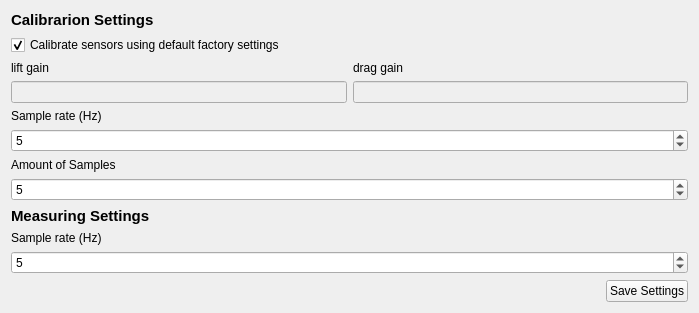
<?xml version="1.0" encoding="UTF-8"?>
<ui version="4.0">
 <class>Settings</class>
 <widget class="QWidget" name="Settings">
  <property name="geometry">
   <rect>
    <x>0</x>
    <y>0</y>
    <width>699</width>
    <height>300</height>
   </rect>
  </property>
  <property name="windowTitle">
   <string>Settings</string>
  </property>
  <layout class="QVBoxLayout" name="verticalLayout">
   <item>
    <widget class="QLabel" name="label">
     <property name="font">
      <font>
       <pointsize>11</pointsize>
       <bold>true</bold>
      </font>
     </property>
     <property name="text">
      <string>Calibrarion Settings</string>
     </property>
    </widget>
   </item>
   <item>
    <widget class="QCheckBox" name="default_calibration">
     <property name="text">
      <string>Calibrate sensors using default factory settings</string>
     </property>
     <property name="checked">
      <bool>true</bool>
     </property>
     <property name="tristate">
      <bool>false</bool>
     </property>
    </widget>
   </item>
   <item>
    <layout class="QGridLayout" name="gridLayout">
     <item row="1" column="1">
      <widget class="QLineEdit" name="setting_drag_gain">
       <property name="enabled">
        <bool>false</bool>
       </property>
      </widget>
     </item>
     <item row="0" column="1">
      <widget class="QLabel" name="label_3">
       <property name="text">
        <string>drag gain</string>
       </property>
      </widget>
     </item>
     <item row="0" column="0">
      <widget class="QLabel" name="label_2">
       <property name="text">
        <string>lift gain</string>
       </property>
      </widget>
     </item>
     <item row="1" column="0">
      <widget class="QLineEdit" name="setting_lift_gain">
       <property name="enabled">
        <bool>false</bool>
       </property>
      </widget>
     </item>
    </layout>
   </item>
   <item>
    <widget class="QLabel" name="label_4">
     <property name="text">
      <string>Sample rate (Hz)</string>
     </property>
    </widget>
   </item>
   <item>
    <widget class="QSpinBox" name="sample_rate_calibration">
     <property name="minimum">
      <number>1</number>
     </property>
     <property name="value">
      <number>5</number>
     </property>
    </widget>
   </item>
   <item>
    <widget class="QLabel" name="label_5">
     <property name="toolTip">
      <string extracomment="time it takes to calibrate sample amount of samples / sample rate"/>
     </property>
     <property name="text">
      <string>Amount of Samples</string>
     </property>
    </widget>
   </item>
   <item>
    <widget class="QSpinBox" name="amount_samples_calibration">
     <property name="toolTip">
      <string extracomment="time it takes to calibrate sample amount of samples / sample rate"/>
     </property>
     <property name="minimum">
      <number>1</number>
     </property>
     <property name="maximum">
      <number>99</number>
     </property>
     <property name="value">
      <number>5</number>
     </property>
    </widget>
   </item>
   <item>
    <widget class="QLabel" name="label_6">
     <property name="font">
      <font>
       <pointsize>11</pointsize>
       <bold>true</bold>
      </font>
     </property>
     <property name="text">
      <string>Measuring Settings</string>
     </property>
    </widget>
   </item>
   <item>
    <widget class="QLabel" name="label_7">
     <property name="text">
      <string>Sample rate (Hz)</string>
     </property>
    </widget>
   </item>
   <item>
    <widget class="QSpinBox" name="sample_rate_measure">
     <property name="minimum">
      <number>1</number>
     </property>
     <property name="value">
      <number>5</number>
     </property>
    </widget>
   </item>
   <item>
    <layout class="QHBoxLayout" name="horizontalLayout">
     <item>
      <spacer name="horizontalSpacer">
       <property name="orientation">
        <enum>Qt::Horizontal</enum>
       </property>
       <property name="sizeHint" stdset="0">
        <size>
         <width>40</width>
         <height>20</height>
        </size>
       </property>
      </spacer>
     </item>
     <item>
      <widget class="QPushButton" name="save_settings">
       <property name="text">
        <string>Save Settings</string>
       </property>
      </widget>
     </item>
    </layout>
   </item>
   <item>
    <spacer name="verticalSpacer">
     <property name="orientation">
      <enum>Qt::Vertical</enum>
     </property>
     <property name="sizeHint" stdset="0">
      <size>
       <width>20</width>
       <height>40</height>
      </size>
     </property>
    </spacer>
   </item>
  </layout>
 </widget>
 <resources/>
 <connections/>
</ui>
